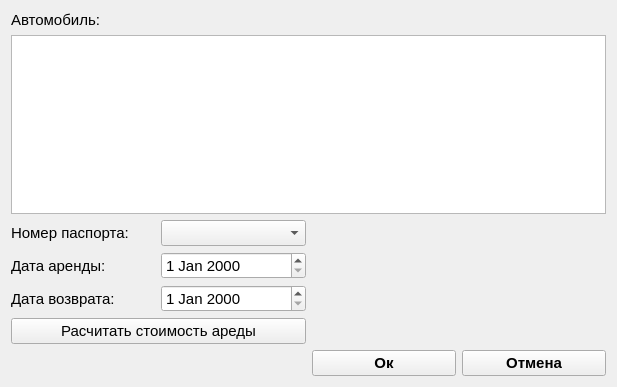
<?xml version="1.0" encoding="UTF-8"?>
<ui version="4.0">
 <class>FormRent</class>
 <widget class="QWidget" name="FormRent">
  <property name="geometry">
   <rect>
    <x>0</x>
    <y>0</y>
    <width>617</width>
    <height>387</height>
   </rect>
  </property>
  <property name="font">
   <font>
    <pointsize>11</pointsize>
   </font>
  </property>
  <property name="windowTitle">
   <string>Form</string>
  </property>
  <layout class="QGridLayout" name="gridLayout">
   <item row="0" column="0">
    <widget class="QLabel" name="label">
     <property name="text">
      <string>Автомобиль:</string>
     </property>
    </widget>
   </item>
   <item row="1" column="0" colspan="4">
    <widget class="QTableView" name="tableChooseCar">
     <property name="font">
      <font>
       <pointsize>8</pointsize>
      </font>
     </property>
     <property name="selectionMode">
      <enum>QAbstractItemView::SingleSelection</enum>
     </property>
     <property name="selectionBehavior">
      <enum>QAbstractItemView::SelectRows</enum>
     </property>
    </widget>
   </item>
   <item row="2" column="0">
    <widget class="QLabel" name="label_2">
     <property name="text">
      <string>Номер паспорта:</string>
     </property>
    </widget>
   </item>
   <item row="2" column="1">
    <widget class="QComboBox" name="cmbPassportId"/>
   </item>
   <item row="3" column="0">
    <widget class="QLabel" name="label_3">
     <property name="text">
      <string>Дата аренды:</string>
     </property>
    </widget>
   </item>
   <item row="3" column="1">
    <widget class="QDateEdit" name="dateTake"/>
   </item>
   <item row="4" column="0">
    <widget class="QLabel" name="label_4">
     <property name="text">
      <string>Дата возврата: </string>
     </property>
    </widget>
   </item>
   <item row="4" column="1">
    <widget class="QDateEdit" name="dateReturn"/>
   </item>
   <item row="5" column="0" colspan="2">
    <widget class="QPushButton" name="btnCalc">
     <property name="text">
      <string>Расчитать стоимость ареды</string>
     </property>
    </widget>
   </item>
   <item row="6" column="2">
    <widget class="QPushButton" name="btnOk">
     <property name="font">
      <font>
       <weight>75</weight>
       <bold>true</bold>
      </font>
     </property>
     <property name="text">
      <string>Ок</string>
     </property>
    </widget>
   </item>
   <item row="6" column="3">
    <widget class="QPushButton" name="btnCancel">
     <property name="font">
      <font>
       <weight>75</weight>
       <bold>true</bold>
      </font>
     </property>
     <property name="text">
      <string>Отмена</string>
     </property>
    </widget>
   </item>
   <item row="2" column="2" colspan="2">
    <widget class="QLabel" name="lblFullName">
     <property name="text">
      <string/>
     </property>
    </widget>
   </item>
   <item row="3" column="2" colspan="2">
    <widget class="QLabel" name="lblCountDays">
     <property name="text">
      <string/>
     </property>
    </widget>
   </item>
   <item row="5" column="2" colspan="2">
    <widget class="QLabel" name="lblCalc">
     <property name="text">
      <string/>
     </property>
    </widget>
   </item>
  </layout>
 </widget>
 <resources/>
 <connections/>
</ui>
